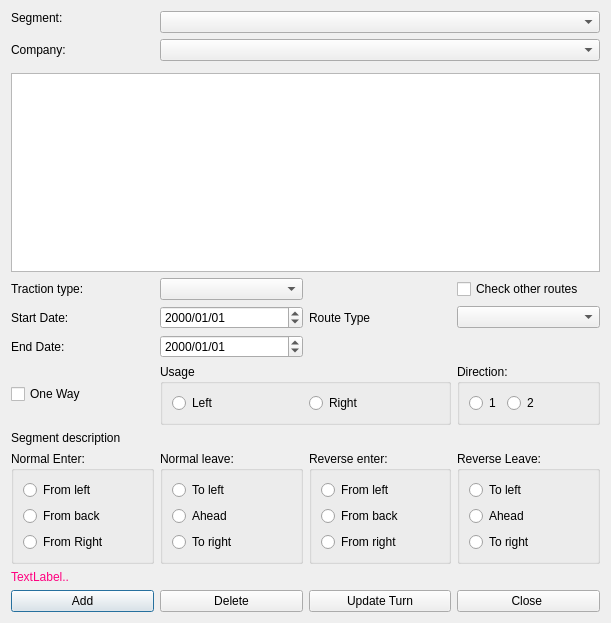
<?xml version="1.0" encoding="UTF-8"?>
<ui version="4.0">
 <class>RouteDlg</class>
 <widget class="QDialog" name="RouteDlg">
  <property name="geometry">
   <rect>
    <x>0</x>
    <y>0</y>
    <width>611</width>
    <height>623</height>
   </rect>
  </property>
  <property name="font">
   <font>
    <pointsize>9</pointsize>
   </font>
  </property>
  <property name="windowTitle">
   <string>Dialog</string>
  </property>
  <layout class="QGridLayout" name="gridLayout">
   <item row="7" column="1">
    <widget class="QDateEdit" name="dateEnd">
     <property name="displayFormat">
      <string>yyyy/MM/dd</string>
     </property>
    </widget>
   </item>
   <item row="7" column="0">
    <widget class="QLabel" name="label_5">
     <property name="text">
      <string>End Date:</string>
     </property>
    </widget>
   </item>
   <item row="6" column="3">
    <widget class="QComboBox" name="cbRouteType"/>
   </item>
   <item row="12" column="0" colspan="4">
    <layout class="QHBoxLayout" name="horizontalLayout_2">
     <item>
      <widget class="QPushButton" name="btnAdd">
       <property name="toolTip">
        <string>Add or update segment to route</string>
       </property>
       <property name="text">
        <string>Add</string>
       </property>
      </widget>
     </item>
     <item>
      <widget class="QPushButton" name="btnDelete">
       <property name="text">
        <string>Delete</string>
       </property>
      </widget>
     </item>
     <item>
      <widget class="QPushButton" name="btnUpdateTurn">
       <property name="toolTip">
        <string>Add or update with suggested turn info</string>
       </property>
       <property name="text">
        <string>Update Turn</string>
       </property>
      </widget>
     </item>
     <item>
      <widget class="QPushButton" name="btnClose">
       <property name="text">
        <string>Close </string>
       </property>
      </widget>
     </item>
    </layout>
   </item>
   <item row="6" column="2">
    <widget class="QLabel" name="label_6">
     <property name="text">
      <string>Route Type</string>
     </property>
    </widget>
   </item>
   <item row="8" column="0">
    <widget class="QCheckBox" name="cbOneWay">
     <property name="toolTip">
      <string>&lt;html&gt;&lt;head/&gt;&lt;body&gt;&lt;p&gt;Click if this route segment is one way.&lt;/p&gt;&lt;/body&gt;&lt;/html&gt;</string>
     </property>
     <property name="text">
      <string>One Way</string>
     </property>
    </widget>
   </item>
   <item row="2" column="1" colspan="3">
    <widget class="QComboBox" name="cbCompany">
     <property name="editable">
      <bool>false</bool>
     </property>
    </widget>
   </item>
   <item row="6" column="0">
    <widget class="QLabel" name="label_4">
     <property name="text">
      <string>Start Date:</string>
     </property>
    </widget>
   </item>
   <item row="0" column="0">
    <widget class="QLabel" name="label">
     <property name="text">
      <string>Segment:</string>
     </property>
    </widget>
   </item>
   <item row="5" column="0">
    <widget class="QLabel" name="label_3">
     <property name="text">
      <string>Traction type:</string>
     </property>
    </widget>
   </item>
   <item row="10" column="0" colspan="4">
    <layout class="QHBoxLayout" name="horizontalLayout_3">
     <item>
      <widget class="QGroupBox" name="gbNormalEnter">
       <property name="font">
        <font>
         <pointsize>9</pointsize>
        </font>
       </property>
       <property name="toolTip">
        <string>Select how segment is entered</string>
       </property>
       <property name="title">
        <string>Normal Enter:</string>
       </property>
       <layout class="QVBoxLayout" name="verticalLayout">
        <item>
         <widget class="QRadioButton" name="rbNFromLeft">
          <property name="text">
           <string>From left</string>
          </property>
         </widget>
        </item>
        <item>
         <widget class="QRadioButton" name="rbNFromBack">
          <property name="text">
           <string>From back</string>
          </property>
         </widget>
        </item>
        <item>
         <widget class="QRadioButton" name="rbNFromRight">
          <property name="text">
           <string>From Right</string>
          </property>
         </widget>
        </item>
       </layout>
      </widget>
     </item>
     <item>
      <widget class="QGroupBox" name="gbNormalLeave">
       <property name="font">
        <font>
         <pointsize>9</pointsize>
        </font>
       </property>
       <property name="toolTip">
        <string>Select how to leave the segment</string>
       </property>
       <property name="title">
        <string>Normal leave:</string>
       </property>
       <layout class="QVBoxLayout" name="verticalLayout_2">
        <item>
         <widget class="QRadioButton" name="rbNToLeft">
          <property name="text">
           <string>To left</string>
          </property>
         </widget>
        </item>
        <item>
         <widget class="QRadioButton" name="rbNAhead">
          <property name="text">
           <string>Ahead</string>
          </property>
         </widget>
        </item>
        <item>
         <widget class="QRadioButton" name="rbNToRight">
          <property name="text">
           <string>To right</string>
          </property>
         </widget>
        </item>
       </layout>
      </widget>
     </item>
     <item>
      <widget class="QGroupBox" name="gbReverseEnter">
       <property name="font">
        <font>
         <pointsize>9</pointsize>
        </font>
       </property>
       <property name="toolTip">
        <string>Select how a 2-way segment is entered in the reverse direction</string>
       </property>
       <property name="title">
        <string>Reverse enter:</string>
       </property>
       <layout class="QVBoxLayout" name="verticalLayout_3">
        <item>
         <widget class="QRadioButton" name="rbRFromLeft">
          <property name="text">
           <string>From left</string>
          </property>
         </widget>
        </item>
        <item>
         <widget class="QRadioButton" name="rbRFromBack">
          <property name="text">
           <string>From back</string>
          </property>
         </widget>
        </item>
        <item>
         <widget class="QRadioButton" name="rbRFromRight">
          <property name="text">
           <string>From right</string>
          </property>
         </widget>
        </item>
       </layout>
      </widget>
     </item>
     <item>
      <widget class="QGroupBox" name="gbReverseLeave">
       <property name="font">
        <font>
         <pointsize>9</pointsize>
        </font>
       </property>
       <property name="toolTip">
        <string>Select how a 2-way segment is exited in the reverse direction</string>
       </property>
       <property name="title">
        <string>Reverse Leave:</string>
       </property>
       <layout class="QVBoxLayout" name="verticalLayout_4">
        <item>
         <widget class="QRadioButton" name="rbRToLeft">
          <property name="text">
           <string>To left</string>
          </property>
         </widget>
        </item>
        <item>
         <widget class="QRadioButton" name="rbRAhead">
          <property name="text">
           <string>Ahead</string>
          </property>
         </widget>
        </item>
        <item>
         <widget class="QRadioButton" name="rbRToRight">
          <property name="text">
           <string>To right</string>
          </property>
         </widget>
        </item>
       </layout>
      </widget>
     </item>
    </layout>
   </item>
   <item row="5" column="1">
    <widget class="QComboBox" name="cbTractionType"/>
   </item>
   <item row="6" column="1">
    <widget class="QDateEdit" name="dateStart">
     <property name="minimumDate">
      <date>
       <year>1752</year>
       <month>10</month>
       <day>16</day>
      </date>
     </property>
     <property name="displayFormat">
      <string>yyyy/MM/dd</string>
     </property>
    </widget>
   </item>
   <item row="5" column="3">
    <widget class="QCheckBox" name="chkOtherRoutes">
     <property name="text">
      <string>Check other routes</string>
     </property>
    </widget>
   </item>
   <item row="8" column="1" colspan="2">
    <widget class="QGroupBox" name="gbUsage">
     <property name="toolTip">
      <string>&lt;html&gt;&lt;head/&gt;&lt;body&gt;&lt;p&gt;If the direction of travel is the same as the definition of the segement, select &amp;quot;Right&amp;quot; else select &amp;quot;L&amp;quot;.&lt;/p&gt;&lt;/body&gt;&lt;/html&gt;</string>
     </property>
     <property name="whatsThis">
      <string>&lt;html&gt;&lt;head/&gt;&lt;body&gt;&lt;p&gt;When a route uses only one track of two, which track must be specified.&lt;/p&gt;&lt;/body&gt;&lt;/html&gt;</string>
     </property>
     <property name="title">
      <string>Usage</string>
     </property>
     <layout class="QHBoxLayout" name="horizontalLayout">
      <item>
       <widget class="QRadioButton" name="rbLeft">
        <property name="text">
         <string>Left</string>
        </property>
       </widget>
      </item>
      <item>
       <widget class="QRadioButton" name="rbRight">
        <property name="text">
         <string>Right</string>
        </property>
       </widget>
      </item>
     </layout>
    </widget>
   </item>
   <item row="3" column="0" colspan="4">
    <widget class="RouteNameWidget" name="rnw">
     <property name="toolTip">
      <string>The current time</string>
     </property>
     <property name="whatsThis">
      <string>The analog clock widget displays the current time.</string>
     </property>
    </widget>
   </item>
   <item row="0" column="1" rowspan="2" colspan="3">
    <widget class="QComboBox" name="cbSegments">
     <property name="toolTip">
      <string>Select an existing route segment to update</string>
     </property>
    </widget>
   </item>
   <item row="9" column="0" colspan="3">
    <widget class="QLabel" name="lblSegmentText">
     <property name="text">
      <string>Segment description</string>
     </property>
    </widget>
   </item>
   <item row="8" column="3">
    <widget class="QGroupBox" name="gbDirection">
     <property name="font">
      <font>
       <pointsize>9</pointsize>
      </font>
     </property>
     <property name="toolTip">
      <string>&lt;html&gt;&lt;head/&gt;&lt;body&gt;&lt;p&gt;The direction that this route segment heads. &lt;/p&gt;&lt;/body&gt;&lt;/html&gt;</string>
     </property>
     <property name="title">
      <string>Direction:</string>
     </property>
     <layout class="QFormLayout" name="formLayout">
      <item row="0" column="0">
       <widget class="QRadioButton" name="rbNormal">
        <property name="text">
         <string>1</string>
        </property>
       </widget>
      </item>
      <item row="0" column="1">
       <widget class="QRadioButton" name="rbReverse">
        <property name="text">
         <string>2</string>
        </property>
       </widget>
      </item>
     </layout>
    </widget>
   </item>
   <item row="11" column="0">
    <widget class="QLabel" name="lblHelpText">
     <property name="palette">
      <palette>
       <active>
        <colorrole role="WindowText">
         <brush brushstyle="SolidPattern">
          <color alpha="255">
           <red>255</red>
           <green>0</green>
           <blue>127</blue>
          </color>
         </brush>
        </colorrole>
       </active>
       <inactive>
        <colorrole role="WindowText">
         <brush brushstyle="SolidPattern">
          <color alpha="255">
           <red>255</red>
           <green>0</green>
           <blue>127</blue>
          </color>
         </brush>
        </colorrole>
       </inactive>
       <disabled>
        <colorrole role="WindowText">
         <brush brushstyle="SolidPattern">
          <color alpha="255">
           <red>159</red>
           <green>158</green>
           <blue>158</blue>
          </color>
         </brush>
        </colorrole>
       </disabled>
      </palette>
     </property>
     <property name="text">
      <string>TextLabel..</string>
     </property>
    </widget>
   </item>
   <item row="2" column="0">
    <widget class="QLabel" name="label_2">
     <property name="text">
      <string>Company:</string>
     </property>
    </widget>
   </item>
   <item row="4" column="0" colspan="4">
    <widget class="HtmlTextEdit" name="routeDescription"/>
   </item>
  </layout>
 </widget>
 <customwidgets>
  <customwidget>
   <class>RouteNameWidget</class>
   <extends>QWidget</extends>
   <header>routenamewidget.h</header>
   <container>1</container>
  </customwidget>
  <customwidget>
   <class>HtmlTextEdit</class>
   <extends>QTextEdit</extends>
   <header>htmltextedit.h</header>
  </customwidget>
 </customwidgets>
 <tabstops>
  <tabstop>cbSegments</tabstop>
  <tabstop>rbNormal</tabstop>
  <tabstop>rbNFromLeft</tabstop>
  <tabstop>rbNFromBack</tabstop>
  <tabstop>rbNFromRight</tabstop>
  <tabstop>rbNToLeft</tabstop>
  <tabstop>rbNAhead</tabstop>
  <tabstop>rbNToRight</tabstop>
  <tabstop>rbRFromBack</tabstop>
  <tabstop>rbRFromRight</tabstop>
  <tabstop>rbRToLeft</tabstop>
  <tabstop>rbRAhead</tabstop>
  <tabstop>rbRToRight</tabstop>
  <tabstop>btnAdd</tabstop>
  <tabstop>btnDelete</tabstop>
  <tabstop>btnUpdateTurn</tabstop>
  <tabstop>btnClose</tabstop>
  <tabstop>rbReverse</tabstop>
 </tabstops>
 <resources/>
 <connections/>
</ui>
